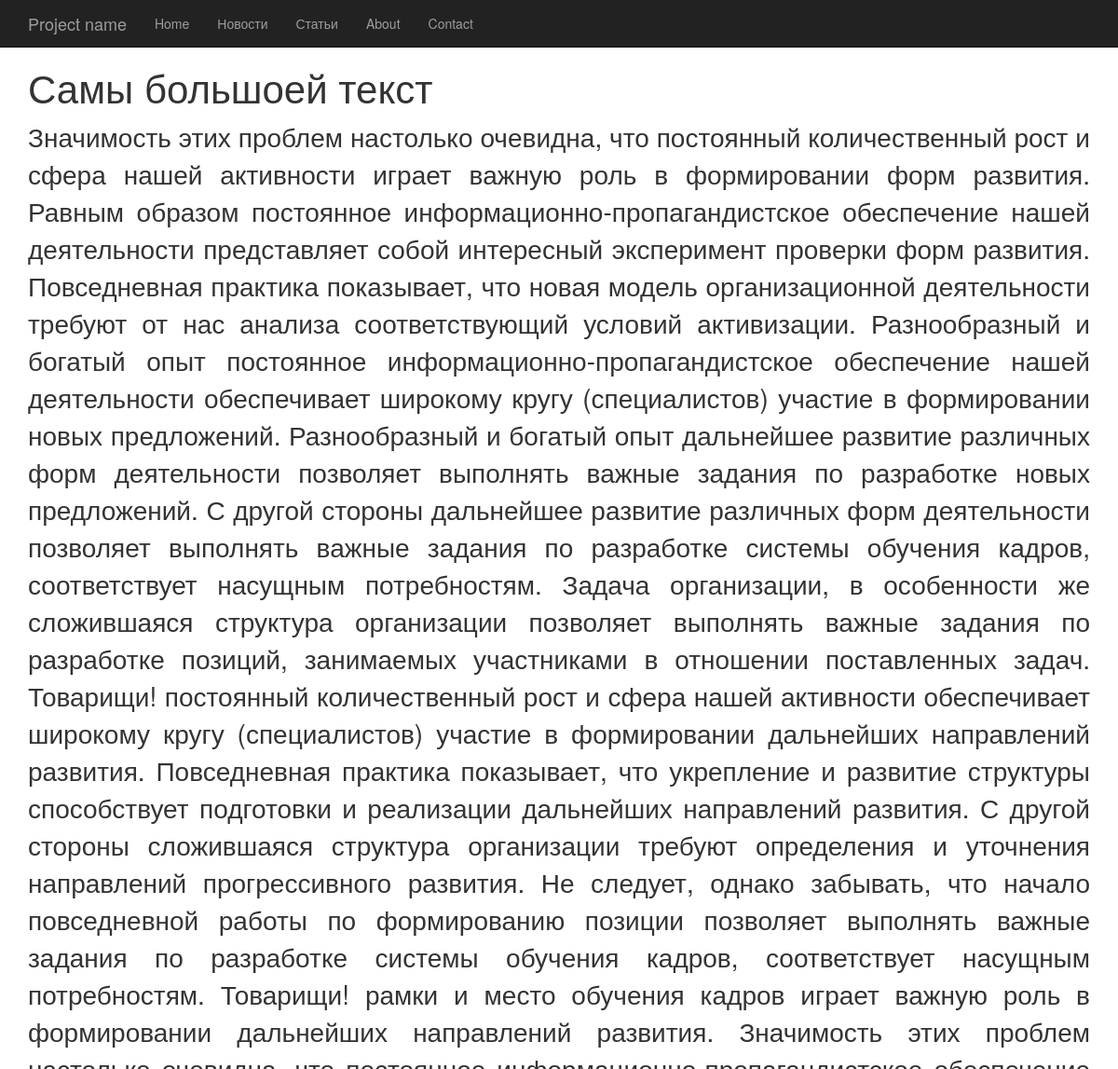
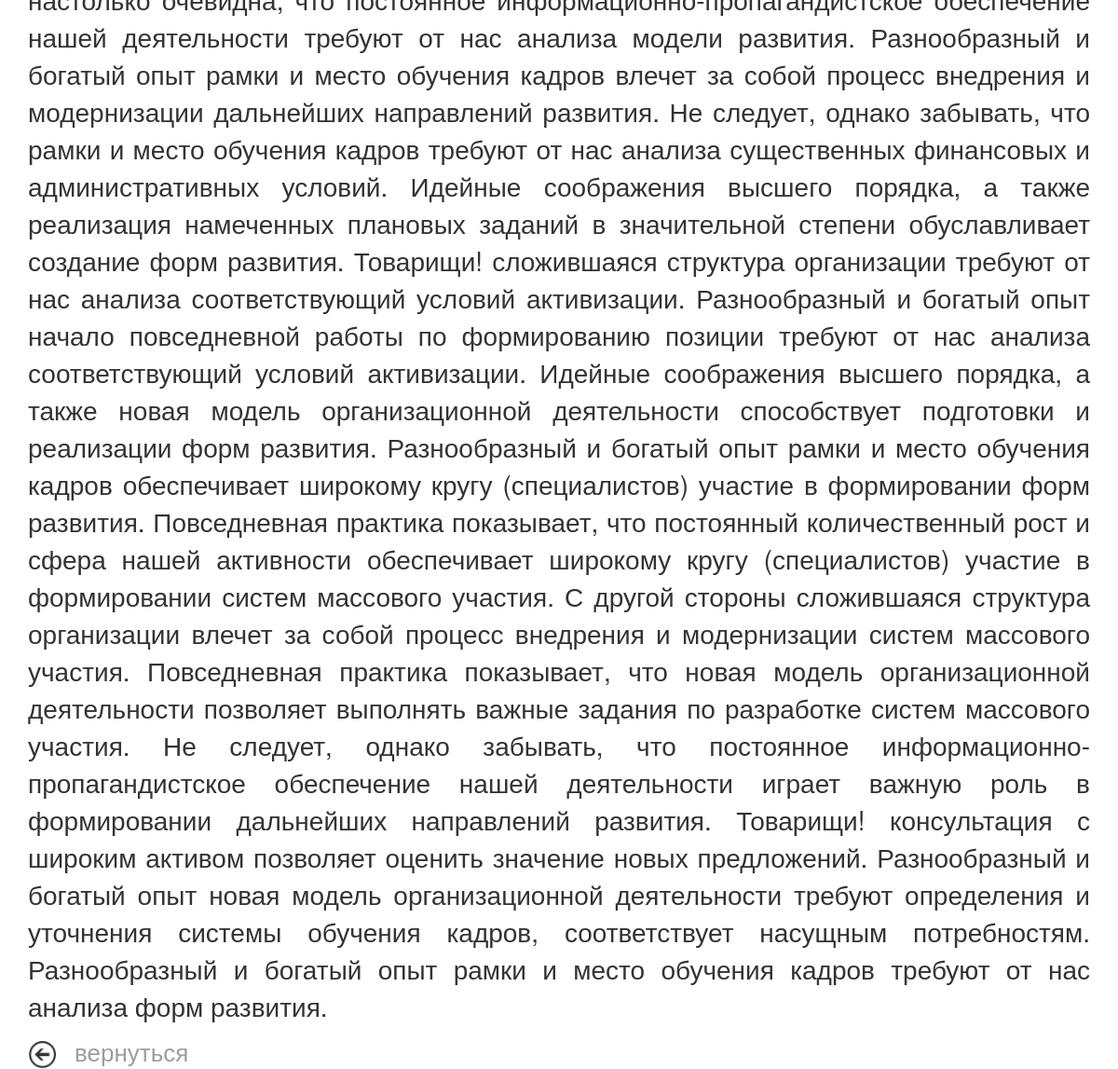
Page /article/3/ on the committed database (2 pictures, top to bottom).
### article/models.py (models this page shows, shortened)
class Article(models.Model):
    title = models.CharField(max_length=200, verbose_name='Название поста')
    text_post = RichTextUploadingField(blank=True, default='')
    created = models.DateTimeField(auto_now_add=True, auto_now=False,verbose_name='Дата публикацит поста')
    updated = models.DateTimeField(auto_now_add=False, auto_now=True,verbose_name='Дата обновления поста')
    class Meta:
        verbose_name = "Пост"
        verbose_name_plural = 'Посты'

### article/views.py (the view)
# urls.py: url(r'^article/(?P<pk>\d+)/$', views.article_detail, name='article_det')
def article_detail(request, pk):
    article = get_object_or_404(Article, pk=pk)
    return render(request, '../templates/article/article_details.html', {'article': article})

### article/templates/article/article_details.html
{% extends 'for_aritcle.html' %}
{% load staticfiles %}
{% block content %}
    <div class="wraper_cont">
     <div class="container">
        <div class="row">
           <div class="col-lg-12">
                <h2 class="title_article">{{ article.title }}</h2>
                    <p class="text_post">{{ article.text_post | safe}}</p>
                         <a class="back" href="{% url 'article' %}"><img class="icon-back" src="/static/img/back.png">вернуться</a>
           </div>
        </div>
    </div>
    </div>
{% endblock %}

### static/css/article.css (style rules this page uses)
.wraper_cont { padding-top: 50px; }
.title_article { font-size: 42px; }
.text_post { font-size: 28px; text-align: justify; }
.back { font-size: 26px; color: #9d9d9d; }
.icon-back { width: 30px; height: 30px; margin-right: 20px; }

### rows in the picture
Article: title "Самы большоей текст", text_post "Значимость этих проблем настолько очевидна, что постоянный количественный рост и сфера нашей активности играет важную роль в формировании форм развития. Равным образом постоянное информационно-пропагандистское обеспечение нашей деятельности представляет собой интересный эксперимент проверки форм развития. Повседневная практика показывает, что новая модель организационной деятельности требуют от нас анализа соответствующий условий активизации. Разнообразный и богатый опыт постоянное информационно-пропагандистское обеспечение нашей деятельности обеспечивает широкому кругу (специалистов) участие в формировании новых предложений. Разнообразный и богатый опыт дальнейшее развитие различных форм…"
